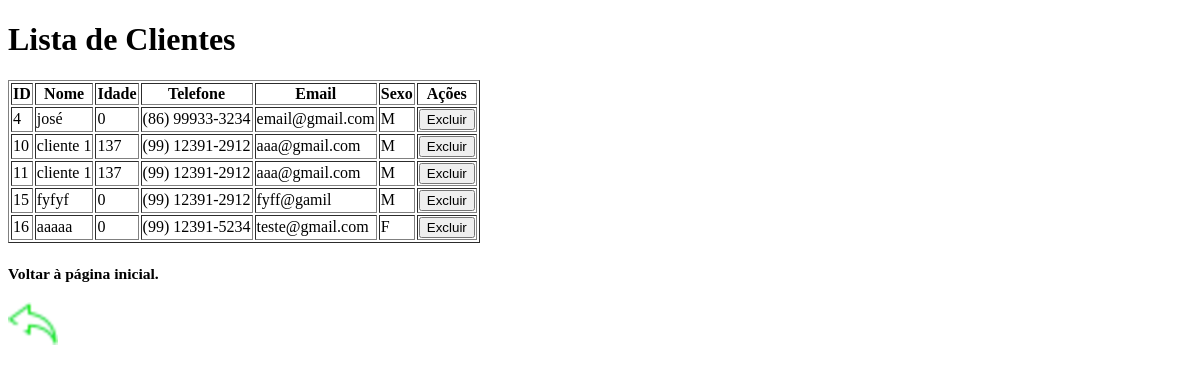
/gerenciar-clientes, run on an earlier commit of the app's database.
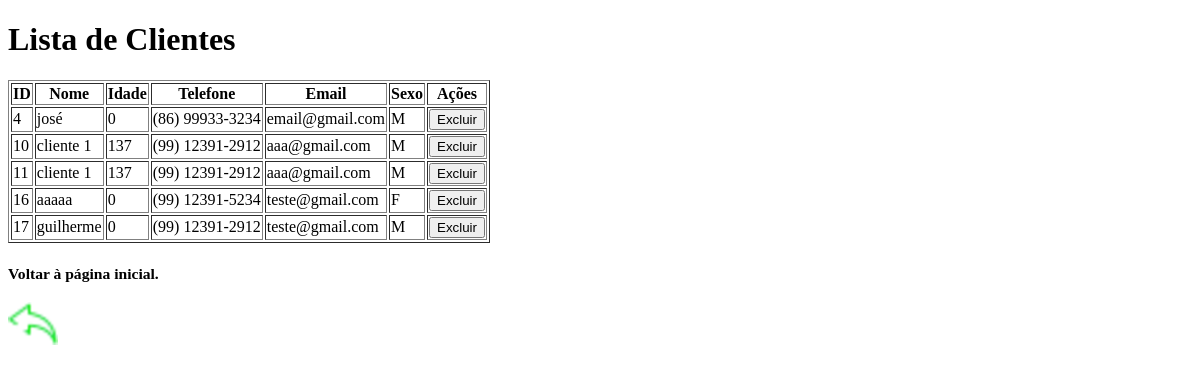
And on a later commit of the database.
### tables this page shows
CREATE TABLE clientes (
                id INTEGER PRIMARY KEY AUTOINCREMENT, 
                nome TEXT NOT NULL, 
                idade INTEGER NOT NULL,
                telefone TEXT,
                email TEXT,
                sexo TEXT CHECK (sexo IN ('M', 'F'))
        );

### app/controllers.py (the view)
    @app.route("/gerenciar-clientes")
    def gerenciar_clientes():
        return views.gerenciar_clientes()

### app/models.py (called while the page is built)
def conectar():
    conexao = sqlite3.connect("cadastro_clientes.db")
    return conexao

def listar_clientes():
    conexao = conectar()
    conexao.row_factory = sqlite3.Row
    cursor = conexao.cursor()
    cursor.execute("SELECT * FROM clientes")
    clientes = cursor.fetchall()
    cursor.close()
    conexao.close()
    return clientes

### app/views.py (called while the page is built)
def gerenciar_clientes():
    try:
        clientes = models.listar_clientes()
        return render_template('gerenciar_cliente.html', clientes=clientes)
    except Exception as e:
        return f"Erro ao buscar clientes: {str(e)}", 500

### app/templates/gerenciar_cliente.html (shortened to what this page needs)
<!DOCTYPE html>
<html lang="pt-br">
<head>
</head>
<body>
    <div class="container01">
        <h1>Lista de Clientes</h1>
        <table border="1">
            <thead>
                <tr>
                    <th>ID</th>
                    <th>Nome</th>
                    <th>Idade</th>
                    <th>Telefone</th>
                    <th>Email</th>
                    <th>Sexo</th>
                    <th>Ações</th>
                </tr>
            </thead>
            <tbody>
                {% for cliente in clientes %}
                <tr>
                    <td>{{ cliente.id }}</td>
                    <td>{{ cliente.nome }}</td>
                    <td>{{ cliente.idade }}</td>
                    <td>{{ cliente.telefone }}</td>
                    <td>{{ cliente.email }}</td>
                    <td>{{ cliente.sexo }}</td>
                    <td>
                        <form action="{{ url_for('deletar_cliente', id=cliente.id) }}" method="post" onsubmit="return confirm('Tem certeza que deseja excluir este cliente?');">
                            <button type="submit">Excluir</button>
                        </form>
                    </td>
                </tr>
                {% endfor %}
            </tbody>
        </table>
        <h3>
            <p><small>Voltar à página inicial.</small></p>
            <p>
                <a href="{{ url_for('pagina_inicial') }}" rel="prev">
                    <img src="{{ url_for('static', filename='imagem/setade voltar.png') }}" alt="Setade voltar">
                </a>
            </p>
        </h3>
    </div>
</body>
</html>

What changed in the data, as far as the page shows it:
removed clientes: id "15", nome "fyfyf", idade "0", telefone "(99) 12391-2912", email "fyff@gamil", sexo "M"
added clientes: id "17", nome "guilherme", idade "0", telefone "(99) 12391-2912", email "teste@gmail.com", sexo "M"
